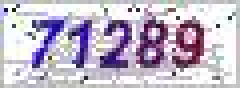
#> input picture tools/identifycode/pic/71289.jpg, 60 x 22 px (shown 4 times larger)
$ python -i identify.py   (imports and definitions only)   (Python 2 division)
#> lines starting #> are read from the running program, lines starting #| are printed output that depends on the picture
### tools/identifycode/src/collectfont.py
#!/usr/bin/env python
# -*- coding: utf-8 -*-
# @Date    : 2015-10-04 09:46:52
# @Author  : nwcrazysword (nwcrazysword@gmail.com)
# @Link    : https://github.com/nwcrazysword
# @Version : $Id$

import json
import sys
import os
import pickle

path_json_data='data.json'
path_json_zhuhai_pre='../json_zhuhai/'

# [62 lines left out: functions GetTheJson, GetAllJson, not called in this run]

# 更新字模
def dump(char, dic):
    with open(path_json_zhuhai_pre + char + '.json', 'wb') as f:
        f.write(json.dumps(dic))

# [24 lines left out: functions show, showchar_dict, not called in this run]

# 加载字模数据
def GetJsonData():
    try:
        f=open(path_json_data,'r')
#> (reads tools/identifycode/src/data.json from the repository)
        CharMatrix = json.loads(f.read(8000))
        f.close()
        return CharMatrix
    except IOError:
        return None

# [16 lines left out: functions WalkThePics, main, not called in this run]

# [2 lines that do not run on import are left out]

### tools/identifycode/src/identify.py
# coding=utf-8
import sys
import os
from PIL import Image, ImageEnhance, ImageFilter, ImageDraw
from StringIO import StringIO
import copy
import json
from collectfont import show,showchar_dict,dump,GetAllJson,GetJsonData,WalkThePics

# 加载字模数据
CharMatrix=GetJsonData()

# the num of chars
charnum = 5
# start postion of first number
xstart = 6
# width of each number
xwidth = 9
# start postion of top
ystart = 5
# height of each number
yhigh = 13

def ImgFilter(image_name):
#> called with image_name = '../pic/71289.jpg'
    im = Image.open(image_name)
#> im is the input picture: PIL image 60x22 RGB; mean R, G, B 193.5, 183.9, 201
    im = im.filter(ImageFilter.MedianFilter())
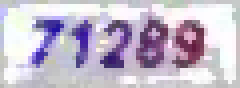
#> im: PIL image 60x22 RGB (shown 4 times larger); mean R, G, B 196.1, 186.5, 204.3
    enhancer = ImageEnhance.Contrast(im)
    im = enhancer.enhance(2)
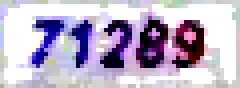
#> im: PIL image 60x22 RGB (shown 4 times larger); mean R, G, B 187.7, 176.4, 200.8
    im = im.convert('1')
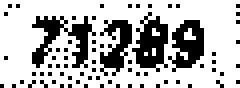
#> im: PIL image 60x22 1 (shown 4 times larger); 72.2% white; black in thin lines or dots
    # im.show()
    return im

def OpenImg(img):
    im = Image.open(img)
    return im

# 计算阀值
# [208 lines left out: functions calcThreshold, binaryzation, CropPic, extractChar, charSimilarity, recognise and 4 more, not called in this run]
# [2 lines not run here, left out]

>>> result = ImgFilter('../pic/71289.jpg')
